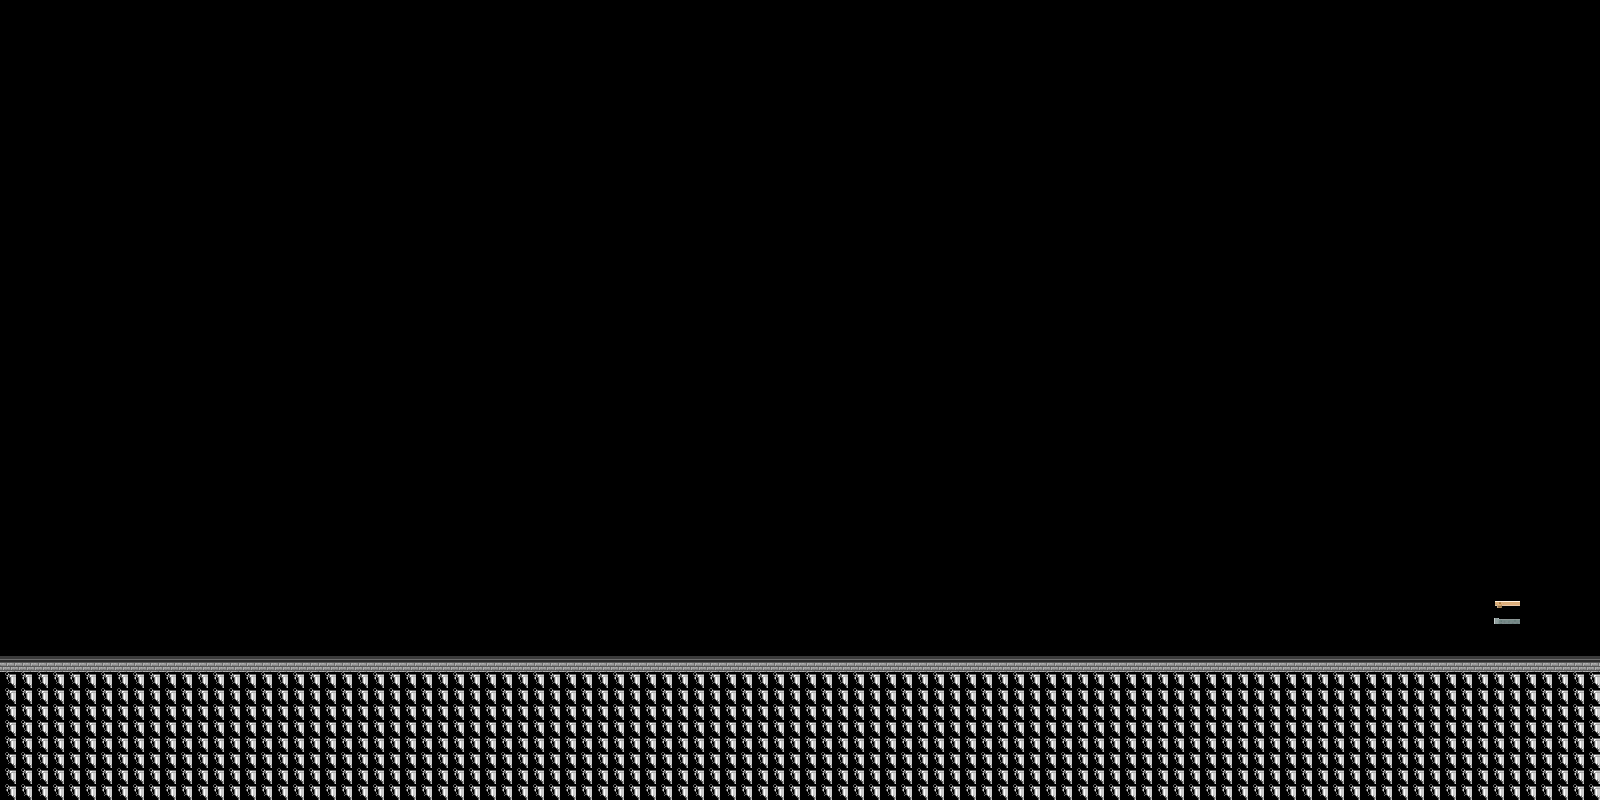

Rendered tile map (Tiled .tmx) drawn with the repository's tilesets; below, a short description and the map source with its tile grids summarised:
An orthogonal 100x50 tile map with 16x16 px tiles, 5 tile layers (bg, m1, m2, m3, ...) and 17 objects (spawn).

<map version="1.0" orientation="orthogonal" renderorder="right-down" width="100" height="50" tilewidth="16" tileheight="16" nextobjectid="19">
 <tileset firstgid="1" name="Style" tilewidth="16" tileheight="16" tilecount="2048">
  <image source="Style.png" width="1024" height="512" />
 </tileset>
 <layer name="bg" width="100" height="50">
  <data>[5000 cells, 900 non-empty, 2 distinct tile ids]</data>
 </layer>
 <layer name="m1" width="100" height="50">
  <data>[5000 cells, 0 non-empty, 0 distinct tile ids]</data>
 </layer>
 <layer name="m2" width="100" height="50">
  <data>[5000 cells, 0 non-empty, 0 distinct tile ids]</data>
 </layer>
 <layer name="m3" width="100" height="50">
  <data>[5000 cells, 4 non-empty, 4 distinct tile ids]</data>
 </layer>
 <layer name="fg" width="100" height="50">
  <data>[5000 cells, 0 non-empty, 0 distinct tile ids]</data>
 </layer>
 <objectgroup name="ground">
  <object id="1" x="0" y="656">
   <polygon points="0,0 0,144 1600,140 1600,0" />
  </object>
 </objectgroup>
 <objectgroup name="spawn">
  <object id="2" name="spawn" x="84" y="576">
   <ellipse />
  </object>
 </objectgroup>
 <objectgroup name="finish">
  <object id="3" x="1500" y="476" width="8" height="180" />
 </objectgroup>
 <objectgroup name="platforms" />
 <objectgroup name="bugs">
  <object id="4" x="1288" y="800" height="8">
   <ellipse />
  </object>
 </objectgroup>
 <objectgroup name="rain" />
 <objectgroup name="egors">
  <object id="5" x="128" y="624">
   <polyline points="0,0 96,0" />
  </object>
  <object id="7" x="384" y="624">
   <polyline points="0,0 64,0" />
  </object>
  <object id="8" x="464" y="624">
   <polyline points="0,0 160,0" />
  </object>
  <object id="9" x="640" y="624">
   <polyline points="0,0 92,0" />
  </object>
  <object id="10" x="748" y="624">
   <polyline points="0,0 148,0" />
  </object>
  <object id="11" x="912" y="624">
   <polyline points="0,0 64,0" />
  </object>
  <object id="12" x="992" y="624">
   <polyline points="0,0 48,0" />
  </object>
  <object id="13" x="1056" y="624">
   <polyline points="0,0 64,0" />
  </object>
  <object id="14" x="1136" y="624">
   <polyline points="0,0 64,0" />
  </object>
  <object id="15" x="1216" y="624">
   <polyline points="0,0 48,0" />
  </object>
  <object id="16" x="1280" y="624">
   <polyline points="0,0 64,0" />
  </object>
  <object id="17" x="1360" y="624">
   <polyline points="0,0 68,0" />
  </object>
  <object id="18" x="244" y="624">
   <polyline points="0,0 -100,0" />
  </object>
 </objectgroup>
</map>